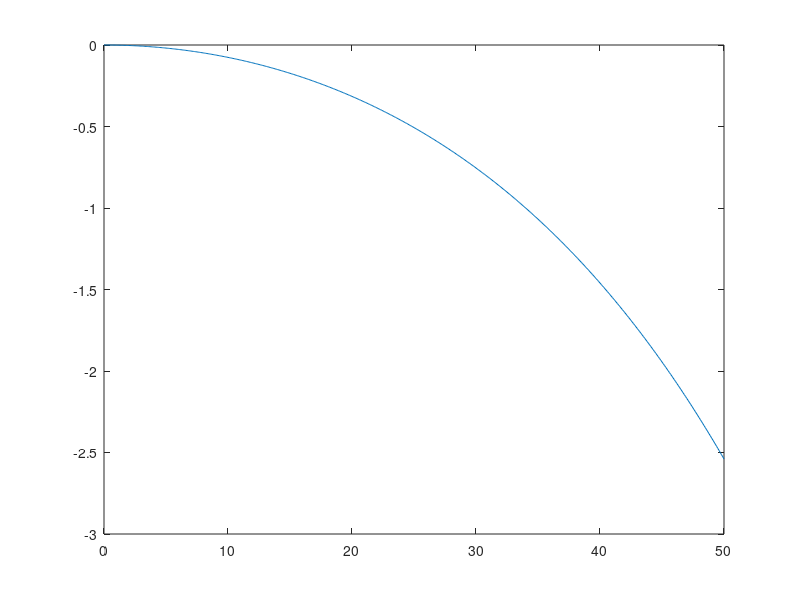

Here is the MATLAB script that generated this plot:
function simulator
clc
clear

k = 500;  % spring coefficient
m_t = 150.0; % mass of thruster
m_p = 70.0;  % mass of pod
c = 2*sqrt(k/m_p);  % damping coefficient
d = 1.0;  % diameter of pod
dt = 0.25; % diameter of thruster
Ip = m_p*((d/2)^2)/2;  % inertia of pod
It = m_t*((dt/2)^2)/2; % inertia of thruster
r = sqrt((d/2)^2+(d -(2*m_t*(d)/(2*m_t+m_p)))^2); % distance of thruster from cog
I = 2*(It + m_t*r^2) + Ip + m_p*(2*m_t*(d)/(2*m_t+m_p))^2; % inertia of system

BK =    [0         0         0         0         0         0         0         0;
   -2.0178    3.9529   -6.9179    0.8587    9.0407   -4.3753   -0.2143   -0.8905;
         0         0         0         0         0         0         0         0;
   -6.9179    0.8587   -2.0178    3.9529    9.0407   -4.3753    0.2143    0.8905;
         0         0         0         0         0         0         0         0;
         0         0         0         0         0         0         0         0;
         0         0         0         0         0         0         0         0;
   -5.1453   -3.2490    5.1453    3.2490   -0.0000    0.0000    0.4500    1.8702;];

x0 = [0.0;0.0;0.0;0.0;0.0;0.0;0.0;0.0;];
t = [0.0:0.1:50];
target = [0;0;0;0;0;0.0;1.0;0.0;];
opts = odeset('RelTol',1e-2,'AbsTol',1e-4);
[t, y] = ode45(@(t,y) controller(t,y,target), t, x0, opts);
plot(t, y(:,7))

%t, y(:,2),t, y(:,4),t, y(:,6),
function xdot = controller(t, x, target)
    xdot = [0;
            0;
            0;
            0;
            0;
            0;
            0;
            0;];
    f = 0;
    f1 = F1(x, target);
    f2 = F2(x, target);
    xdot(1) = x(2);
    xdot(2) = -k/m_t*x(1) - c/m_t*x(2) + k/m_t*x(5) + c/m_t*x(6) + f1/m_t;
    xdot(3) = x(4);
    xdot(4) = -k/m_t*x(3) - c/m_t*x(4) + k/m_t*x(5) + c/m_t*x(6) + f2/m_t;
    xdot(5) = x(6);
    xdot(6) = k/m_p*x(1) + c/m_p*x(2) + k/m_p*x(3) + c/m_p*x(4) - 2*k/m_p*x(5) - 2*c/m_p*x(6) + f/m_p;
    xdot(7) = x(8);
    xdot(8) = d*(f2 - f1)/(2*I);
    function Fd = F(t)
        if t > 10.2
            Fd = 0.0;
        elseif t >= 10.0
            Fd = 5000.0;
        else
            Fd = 0.0;
        end
    end
    function F_1 = F1(x,target)
        x_err = target - x;
        x_err(1) = 0.0;
        x_err(2) = 0.0;
        x_err(3) = 0.0;
        x_err(4) = 0.0;
        x_err(5) = 0.0;
        x_err(6) = 0.0;
        x_err(8) = 0.0;
        action = -BK*x_err;
        F_1 = action(2);
    end
    function F_2 = F2(x, target)
        x_err = target - x;
        x_err(1) = 0.0;
        x_err(2) = 0.0;
        x_err(3) = 0.0;
        x_err(4) = 0.0;
        x_err(5) = 0.0;
        x_err(6) = 0.0;
        x_err(8) = 0.0;
        action = -BK*x_err;
        F_2 = action(4);
    end
end

end
